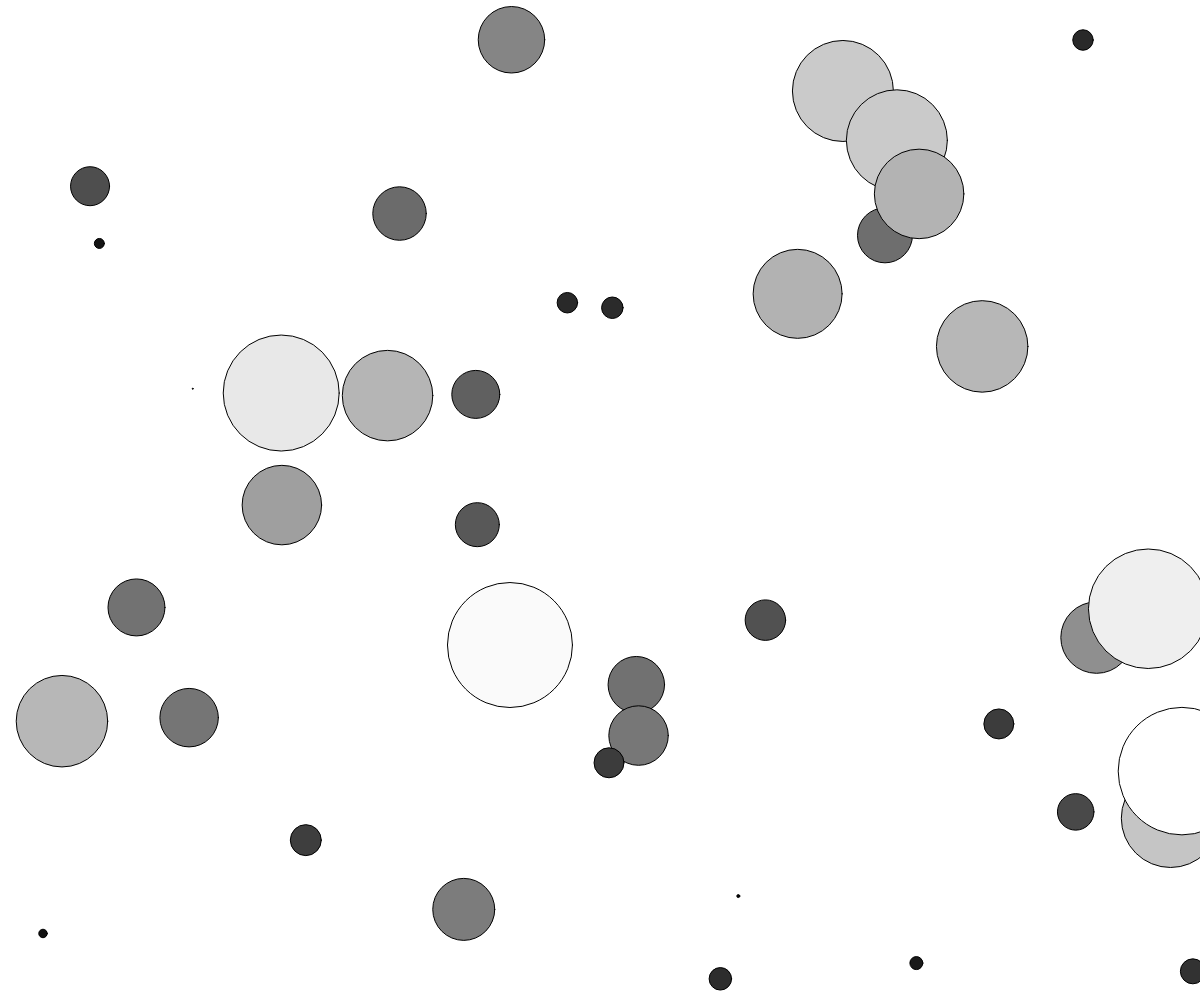
Frame 1 (no input)
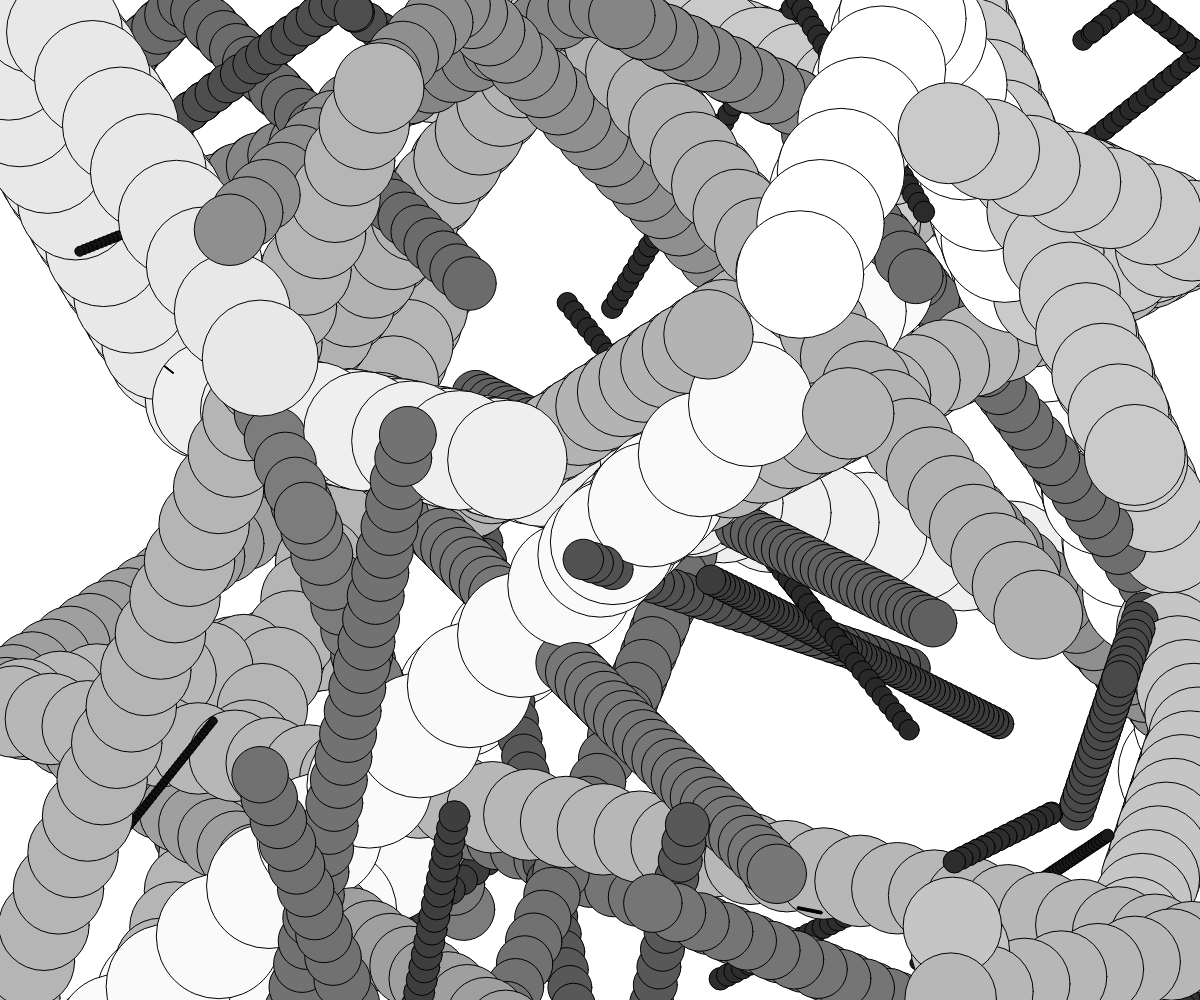
Frame 60 (no input)
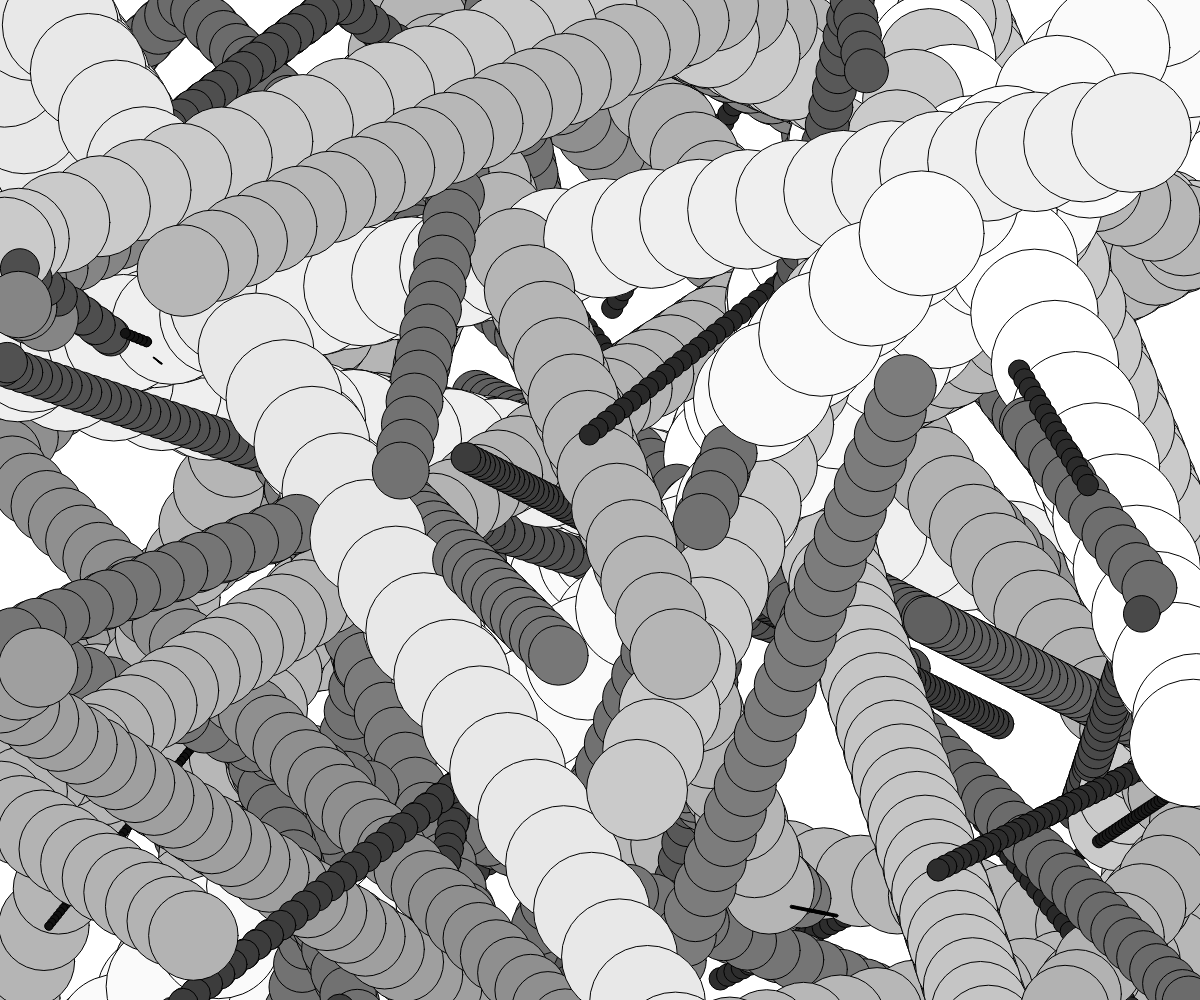
Frame 120 (the mouse pressed at the canvas centre since frame 60)

The p5.js sketch that drew these frames (run headless with seeded random() and noise() and a simulated clock; from frame 60 on, the mouse is pressed at the canvas centre):

// p5.js sketch
// ── sketch.js
let number_of_circles = 40;
let radius = 50;
let circles = [];
let velocity = 0.001;
let collition_distance = radius/2;

function getCircle(){
    let x = Math.floor(Math.random() * innerWidth);
    let dirX = Math.floor(Math.random() * 11) -5; //[-5,5]
    let y = Math.floor(Math.random() * innerHeight);
    let dirY = Math.floor(Math.random() * 11) -5; //[-5,5]
    let color = Math.floor(Math.random() * 256);
    if(dirX==0 || dirY==0) return getCircle();
    return {"x":x, "y":y, "dirX":dirX, "dirY":dirY, "color":color};
}

function circleIsColliding(i, all_circles){
    for(let j=0;j<all_circles.length;j++){
        if(j==i) continue;
        let c1 = all_circles[i].x - all_circles[j].x;
        let c2 = all_circles[i].y - all_circles[j].y;
        let dist = Math.sqrt( c1*c1 + c2*c2 );
        if( dist <= collition_distance ) return true;
    }
    return false;
}

function moveCirclesToNextFrame(all_circles){
    for(let i=0;i<circles.length;i++){
        if( circleIsColliding(i, all_circles) ){
            all_circles[i].dirX *= -1;
            all_circles[i].x += all_circles[i].dirX * velocity * (all_circles[i].color+1);
            all_circles[i].dirY *= -1;
            all_circles[i].y += all_circles[i].dirY * velocity * (all_circles[i].color+1);
            continue;
        }

        if(all_circles[i].x + all_circles[i].dirX * velocity * (all_circles[i].color+1) <= 0
        || all_circles[i].x + all_circles[i].dirX * velocity * (all_circles[i].color+1) >= innerWidth ) 
            all_circles[i].dirX *= -1;
        all_circles[i].x += all_circles[i].dirX * velocity * (all_circles[i].color+1);

        if(all_circles[i].y + all_circles[i].dirY * velocity * (all_circles[i].color+1) <= 0
            || all_circles[i].y + all_circles[i].dirY * velocity * (all_circles[i].color+1) >= innerWidth ) 
                all_circles[i].dirY *= -1;
            all_circles[i].y += all_circles[i].dirY * velocity * (all_circles[i].color+1);
    }
}

function setup() {
    createCanvas(innerWidth, innerHeight);
    for(let i=0;i<number_of_circles;i++){
        circles.push(getCircle()); 
        while(circleIsColliding(i, circles)) circles[i] = getCircle();
    }
        
}

function draw() {
    //mouseIsPressed ? fill(0) : fill(255);
    //elipse(mouseX, mouseY, 80, 80);
    for(let i=0;i<circles.length;i++){
        fill(circles[i].color);
        circle(circles[i].x, circles[i].y, radius * circles[i].color/100);
        moveCirclesToNextFrame(circles);
    }
}
